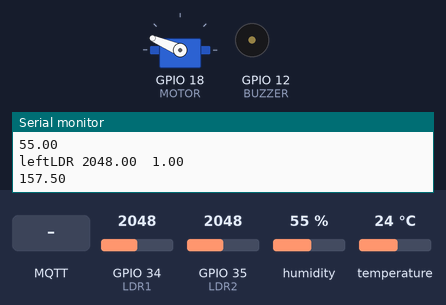
Bench run of a sketch on a simulated ESP32. On the bench: servo, buzzer (waves = sounding), the last lines printed to the serial monitor. Inputs (shaded band) come from the test bench; at power-on: GPIO 34 (LDR1) = 2048, GPIO 35 (LDR2) = 2048, humidity 55 %, temperature 24 °C. WiFi joins after 1.5 s; servers stay silent unless stated; no MQTT or app messages arrive unless stated.

Above: at 2.7 s.
2.8 s: GPIO 34 (LDR1) set to 2089
At 4.7 s:
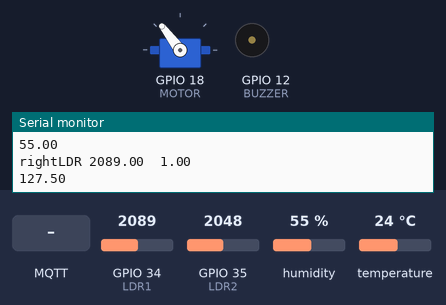
5.0 s: MQTT message "1" arrives on the first subscribed topic
At 6.3 s:
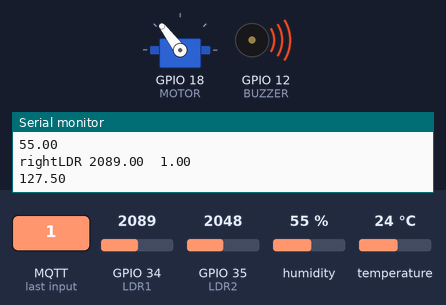
7.1 s: GPIO 35 (LDR2) set to 2139
At 8.7 s:
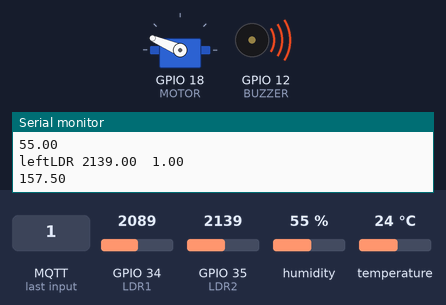
9.1 s: MQTT message "MAIN-ON-OFF-MNL" arrives on the third subscribed topic
At 10.0 s:
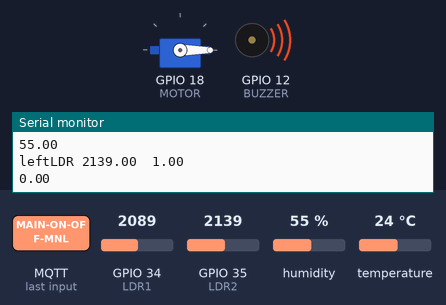
11.1 s: MQTT message "MAIN-ON-OFF-MNL" arrives on the first subscribed topic
At 12.5 s:
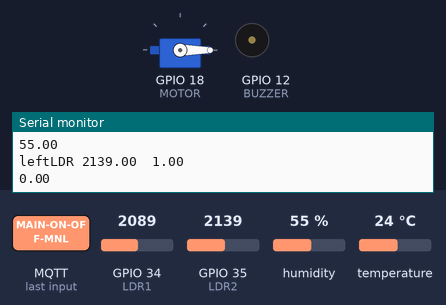
Timing chart, 0 to 14.1 s (numbered marks = the images above; inputs shaded):
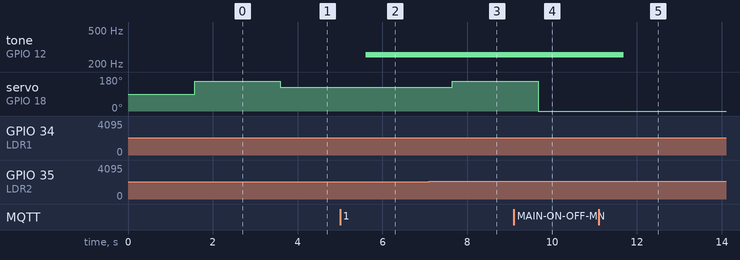

The sketch:

sketch.ino
```cpp
#include <WiFi.h>
#include <PubSubClient.h>
#include "DHTesp.h"
#include <NTPClient.h>
#include <WiFiUdp.h>
#include <ESP32Servo.h>

#define DHT_PIN 15
#define BUZZER 12
#define LDR1 34
#define LDR2 35
#define MOTOR 18


Servo motor;

WiFiClient espClient;

PubSubClient mqttClient(espClient); // for interacting with the MQTT broker.

WiFiUDP ntpUDP; // for NTP communication.

NTPClient timeClient(ntpUDP); // for synchronizing time.

DHTesp dhtSensor; //for temperature and humidity readings.

float minAngle=30.0;// Minimum angle of the shaded sliding window
float controlFac=0.75;// Controlling factor used to calculate motor angle
float customMinAngle;
float customControlFac;

// pre define values for commonly used medicines
float minAngle_A = 20;
float controlFac_A = 0.3;
float minAngle_B = 30;
float controlFac_B = 0.65;
float minAngle_C = 25;
float controlFac_C = 0.5;
bool custom = false;

bool isScheduledON = false;// Flag to indicate if the schedule is enabled
unsigned long scheduledOnTime;

char tempAr[6];// Array to store temperature as a string
char humidAr[6];// Array to store humidity as a string
char lightAr[6];// Array to store light intensity as a string

void setup() {
  Serial.begin(115200);
  setupWifi();// Connect to WiFi network

  setupMqtt();// Setup MQTT communication

  dhtSensor.setup(DHT_PIN, DHTesp::DHT22);// Setup DHT sensor

  timeClient.begin();
  timeClient.setTimeOffset(5.5*3600);// Set time offset (5.5 hours for Sri Lanka)

  pinMode(BUZZER, OUTPUT);
  digitalWrite(BUZZER, LOW);

  pinMode(LDR1, INPUT);
  pinMode(LDR2, INPUT);

  motor.attach(MOTOR, 500, 2400);// Attach servo motor to pin
}


void loop() {
  if (!mqttClient.connected()){
    connectToBroker();// Connect to MQTT broker if not already connected
  }

  mqttClient.loop();

  updateTemperatureAndHumidity();// Read temperature from DHT sensor
  Serial.println(tempAr);
  Serial.println(humidAr);
  mqttClient.publish("MED-TEMP",tempAr);// Publish temperature to MQTT topic
  mqttClient.publish("MED-HUMD",humidAr);

  checkSchedule();// Check if the scheduled time has arrived

  updateLightIntensity();// Read light intensity from LDR
  mqttClient.publish("LIGHT-INT",lightAr);// Publish light intensity to MQTT topic

  delay(1000);
}

void buzzerOn(bool on){
  if (on){
    tone(BUZZER, 256);
  }
  else{
    noTone(BUZZER);
  }
}

void setupMqtt(){
  mqttClient.setServer("test.mosquitto.org",1883);
  mqttClient.setCallback(receiveCallback);
}

void setupWifi(){
  Serial.println();
  Serial.print("Connecting to ");
  Serial.println("Wokwi-GUEST");
  WiFi.begin("Wokwi-GUEST","");

  while (WiFi.status()!=WL_CONNECTED){
    delay(500);
    Serial.print(".");
  }

  Serial.println("Wifi connected");
  Serial.print("IP Address: ");
  Serial.println(WiFi.localIP());
}

void receiveCallback(char* topic, byte* payload, unsigned int length){
  Serial.print("Message arrived [");
  Serial.print(topic);
  Serial.print("] ");

  char payloadCharAr[length];

  for (int i=0;i<length;i++){
    Serial.print((char)payload[i]);
    payloadCharAr[i]=(char)payload[i];
  }

  Serial.println(":");

  if (strcmp(topic,"MAIN-ON-OFF-MNL")==0){
      buzzerOn(payloadCharAr[0]=='1');
  }
  else if (strcmp(topic,"ADMIN-SCH-ON")==0){
      if (payloadCharAr[0]=='N'){
        isScheduledON = false;
      }else{
        isScheduledON = true;
        scheduledOnTime = atol(payloadCharAr);
      }
  }
  if (strcmp(topic,"MINIMUM-ANG-MNL")==0){
    customMinAngle = atof(payloadCharAr);
    Serial.println(customMinAngle);

  }
  if (strcmp(topic,"CONTROL-FAC-MNL")==0){
    customControlFac = atof(payloadCharAr);
    Serial.println(customControlFac);

  }

  if (strcmp(topic,"DROP-DOWN-MNL")==0){
      if (payloadCharAr[0]=='A'){
        minAngle = minAngle_A;
        controlFac = controlFac_A;
        Serial.println(minAngle);
        Serial.println(controlFac);
      }else if(payloadCharAr[0]=='B'){
        minAngle = minAngle_B;
        controlFac = controlFac_B;
        Serial.println(minAngle);
        Serial.println(controlFac);
      }else if(payloadCharAr[0]=='C'){
        minAngle = minAngle_C;
        controlFac = controlFac_C;
        Serial.println(minAngle);
        Serial.println(controlFac);
      }
      else if(payloadCharAr[0]=='M'){
        custom = true;
      }


  }


}

void connectToBroker(){
  while (!mqttClient.connected()){
    Serial.println("Attempting MQTT connetion...");
    if (mqttClient.connect("ESP-9813247900")){
      Serial.println("Connected");
      mqttClient.subscribe("MAIN-ON-OFF-MNL");
      mqttClient.subscribe("ADMIN-SCH-ON");
      mqttClient.subscribe("DROP-DOWN-MNL");
      mqttClient.subscribe("MINIMUM-ANG-MNL");
      mqttClient.subscribe("CONTROL-FAC-MNL");

    }
    else{
      Serial.println("failed");
      Serial.println(mqttClient.state());
      delay(5000);
    }
  }
}

void updateTemperatureAndHumidity(){
  TempAndHumidity data=dhtSensor.getTempAndHumidity(); // get the sensor data
  String(data.temperature,2).toCharArray(tempAr, 6); // convert temperature value into char array
  String(data.humidity,2).toCharArray(humidAr, 6); // convert humidity value into char array
}

void updateLightIntensity() {
  const float analogMinValue = 0.0;   // Minimum analogRead value
  const float analogMaxValue = 1023.0; // Maximum analogRead value
  const float intensityMin = 0.0;  // Minimum intensity value
  const float intensityMax = 1.0;  // Maximum intensity value

  float rightLDR = analogRead(LDR1); // get analog out put of the LDR1
  float leftLDR = analogRead(LDR2); // get analog out put of the LDR2
  float intensity = 0 ;

  if(rightLDR > leftLDR){ // check whether right LDR give maximum value
    if(rightLDR <= 1023){ // check whether the output value exceed the maximum value
      intensity = (rightLDR-analogMinValue)/(analogMaxValue-analogMinValue);
      Serial.println("rightLDR "+String(rightLDR)+"  "+String(intensity));
      mqttClient.publish("MAX-LIGHT-INTENSITY","RIGHT LDR");
      String(intensity, 2).toCharArray(lightAr, 6);
      AdjustServoMotor(intensity,0.5);// Adjust the position of the shaded sliding window based on light intensity

    }
    else{
      intensity = 1;
      String(intensity, 2).toCharArray(lightAr, 6);
      Serial.println("rightLDR "+String(rightLDR)+"  "+String(intensity));
      mqttClient.publish("MAX-LIGHT-INTENSITY","RIGHT LDR");
      AdjustServoMotor(intensity,0.5);// Adjust the position of the shaded sliding window based on light intensity


    }
}
  else{
    if(leftLDR <= 1023){
      intensity = (leftLDR-analogMinValue)/(analogMaxValue-analogMinValue);
      Serial.println("leftLDR "+String(leftLDR)+"  "+String(intensity));
      mqttClient.publish("MAX-LIGHT-INTENSITY","LEFT LDR");
      String(intensity, 2).toCharArray(lightAr, 6);
      AdjustServoMotor(intensity,1.5);
    }
    else{
      intensity = 1;
      String(intensity, 2).toCharArray(lightAr, 6);
      Serial.println("leftLDR "+String(leftLDR)+"  "+String(intensity));
      mqttClient.publish("MAX-LIGHT-INTENSITY","LEFT LDR");
      AdjustServoMotor(intensity,1.5);// Adjust the position of the shaded sliding window based on light intensity


    }
    // Adjust the position of the shaded sliding window based on light intensity
  }

}

unsigned long getTime(){
  timeClient.update();
  return timeClient.getEpochTime();// Get current time from NTP server
}

void checkSchedule(){
  if (isScheduledON){
    unsigned long currentTime = getTime();
    Serial.println("currentTime "+String(currentTime));
    Serial.println("scheduledOnTime "+String(scheduledOnTime));
    if (currentTime > scheduledOnTime){
      buzzerOn(true);
      isScheduledON = false;
      mqttClient.publish("ADMIN-MAIN-ON-OFF-ESP","1");
      mqttClient.publish("SCH-ESP-ON-MNL","0");
      Serial.println("Scheduled ON");
    }
  }
}


void AdjustServoMotor(double lightintensity,double D){
  double angle;
  if(custom){
    angle = customMinAngle*D +(180.0-customMinAngle)*lightintensity*customControlFac;// Calculate the angle based on light intensity
  }
  else{
    angle = minAngle*D +(180.0-minAngle)*lightintensity*controlFac;// Calculate the angle based on light intensity
  }

  Serial.println(angle);
  motor.write(angle);// Set the angle of the servo motor to adjust the shaded sliding window
}
```

Measured:
- the behaviour switches between 2048 and 2049 on GPIO 34 (LDR1) (found by bisection; images 0 and 1)
- the behaviour switches between 2088 and 2089 on GPIO 35 (LDR2) (found by bisection; images 2 and 3)
- after the input at 2.8 s, servo on GPIO 18 (MOTOR): 157° → 127° after 0.79 s
- after the input at 5.0 s, tone on GPIO 12 (BUZZER): silent → 256 Hz after 0.61 s
- after the input at 7.1 s, servo on GPIO 18 (MOTOR): 127° → 157° after 0.55 s
- after the input at 9.1 s, servo on GPIO 18 (MOTOR): 157° → 0° after 0.57 s
- after the input at 11.1 s, tone on GPIO 12 (BUZZER): 256 Hz → silent after 0.59 s
